Frame 1 (no input): blank canvas, image omitted
Frame 60 (the mouse pressed at the canvas centre just before this capture): blank canvas, image omitted
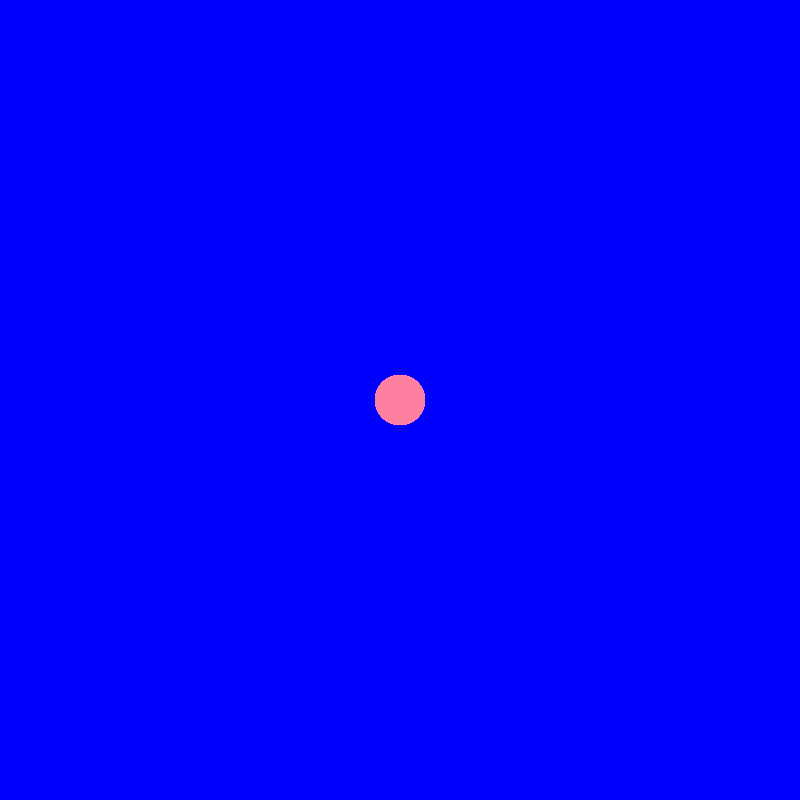
Frame 120 (the mouse held since frame 60 and released just before this capture)

The Processing sketch whose frames 1 and 60 were blank and that drew this single picture after the mouse press (run headless with seeded random() and noise(); from frame 60 on, the mouse is pressed at the canvas centre):

// Processing sketch: P03LM_03_Map_03
// ── P03LM_03_Map_03.pde
void setup() {
  size(800, 800);
  background(0, 0, 255);
  smooth();
}

void draw() {
  float r = map(mouseX, 0, width, 255, 255);
  float g = map(mouseX+mouseY, 0, width+height, 255, 0);
  float b = map(mouseY, 0, height, 255, 65);
  float diam = map(mouseX+mouseY, 0, width+height, 0, 100);
  noStroke();
  fill(r, g, b);
  ellipse(mouseX, mouseY,diam, diam);
}
